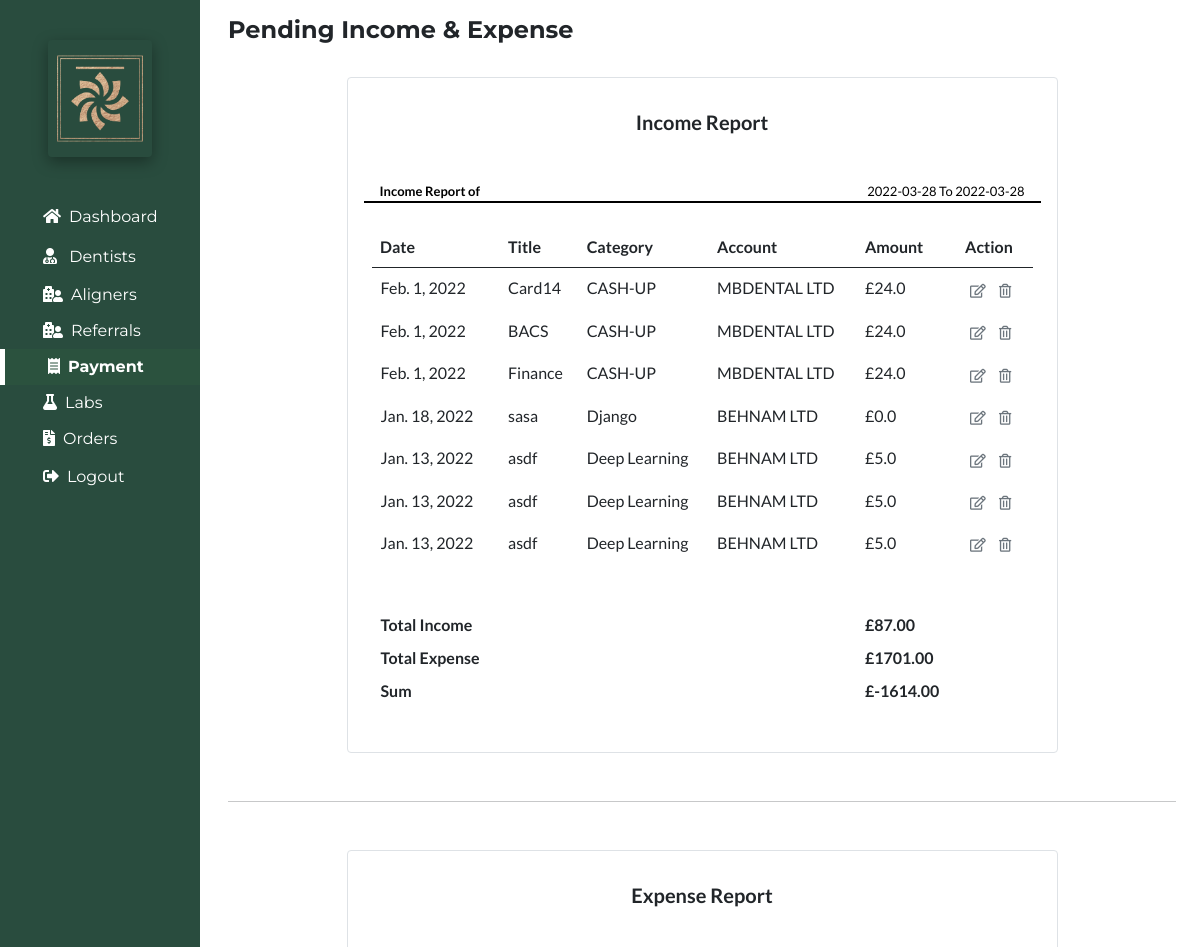
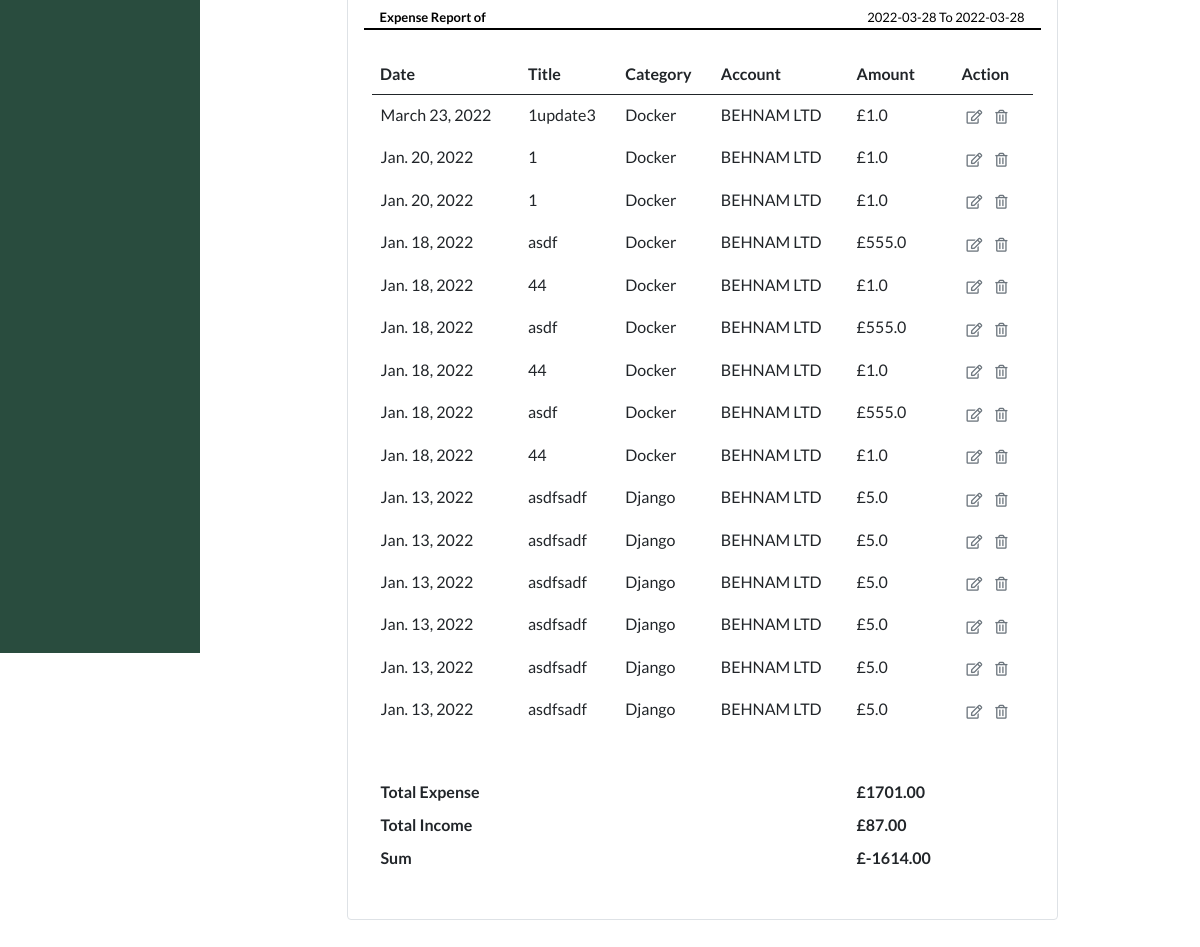
The page /incomeandexpensereport (signed in) on the database its author committed (2 pictures, top to bottom).
### portfolioApp/models.py (models this page shows, shortened)
class Income(models.Model):
    Date=models.DateField()
    Title=models.CharField(max_length=50)
    Category=models.CharField(max_length=50)
    Account=models.CharField(max_length=50)
    Amount=models.FloatField()
    Status=models.CharField(max_length=20,null=True)
    Note=models.TextField()
    Repeat=models.CharField(max_length=20,null=True)
    RepeatStatus=models.CharField(max_length=20,null=True,default="On")

class Expense(models.Model):
    Date=models.DateField()
    Title=models.CharField(max_length=50)
    Category=models.CharField(max_length=50)
    Account=models.CharField(max_length=50)
    Amount=models.FloatField()
    Status=models.CharField(max_length=20,null=True)
    Note=models.TextField()
    Repeat=models.CharField(max_length=20,null=True)

### portfolioApp/views.py (the view)
# urls.py: path('incomeandexpensereport', views.incomeandexpensereport, name='incomeandexpensereport'),
@login_required(login_url='login')
def incomeandexpensereport(request):
    date=datetime.now().strftime("%Y-%m-%d")
    StartDate=date
    EndDate=date
    incomereport=Income.objects.filter(Status="Pending").order_by('-Date')
    incometotal= Income.objects.filter(Status="Pending").aggregate(Sum('Amount')).get('Amount__sum') or 0
    expensereport=Expense.objects.filter(Status="Pending").order_by('-Date')
    expensetotal= Expense.objects.filter(Status="Pending").aggregate(Sum('Amount')).get('Amount__sum') or 0
    total=incometotal-expensetotal
    context={
        'payment':'active',
        'incomereport':incomereport,
        'expensereport':expensereport,
        'date':date,
        'incometotal':incometotal,
        'expensetotal':expensetotal,
        'total':total,
        'StartDate':StartDate,
        'EndDate':EndDate,
    }
    return render(request,'incomeandexpensereport.html',context)

### portfolioApp/templates/incomeandexpensereport.html (shortened to what this page needs)
{% extends 'base.html' %}
{% load static %}
{% block body %}
<section class="px-4">
<h4 class="py-3"><b>Pending Income & Expense</b></h4>
<div class="pb-5">
<div class="report col-sm-9 my-3 table-responsive border rounded p-3"style="margin:auto;font-size:16px;"id="printableArea1">
<div class="title text-center my-3">
<h6><b>Income Report</b></h6>
</div>
<div class="date d-flex justify-content-between mx-3 mt-5">
<span><b style="font-size:13px;color:black;">Income Report of</b></span>
<span style="font-size:13px;color:black;">{{StartDate}} To {{EndDate}}</span>
</div>
<div class="line"style="border:1px solid black;"></div>
<div class="mx-2 my-4">
<table class="table" style="">
<thead class=" text-dark">
<tr>
<th scope="col">Date</th>
<th scope="col">Title</th>
<th scope="col">Category</th>
<th scope="col">Account</th>
<th scope="col">Amount</th>
<th scope="col">Action</th>
</tr>
</thead>
<tbody>
{% for incomereport in incomereport %}
<tr style="border:1px solid white;">
<td>{{incomereport.Date}}</td>
<td>{{incomereport.Title}}</td>
<td>{{incomereport.Category}}</td>
<td>{{incomereport.Account}}</td>
<td>£{{incomereport.Amount}}</td>
<td>
<a href="/editincome/{{incomereport.id}}" class="btn btn-sm text-secondary mx-1 p-0"style="background:none"><i class="far fa-edit"></i></a>
<a href="/deleteincome/{{incomereport.id}}" class="btn btn-sm text-secondary mx-1 p-0"style="background:none"><i class="far fa-trash-alt"></i></a>
</td>
</tr>
{% endfor %}
<tr class="text-dark"style="border:1px solid white;">
<td class="pt-5"><b>Total Income</b></td>
<td class="pt-5"></td>
<td class="pt-5"></td>
<td class="pt-5"></td>
<td class="pt-5"><b>£{{incometotal|floatformat:2}}</b></td>
</tr>
<tr class="text-dark"style="border:1px solid white;">
<td class="pt-0"><b>Total Expense</b></td>
<td class="pt-0"></td>
<td class="pt-0"></td>
<td class="pt-0"></td>
<td class="pt-0"><b>£{{expensetotal|floatformat:2}}</b></td>
</tr>
<tr class="text-dark"style="border:1px solid white;">
<td class="pt-0"><b>Sum</b></td>
<td class="pt-0"></td>
<td class="pt-0"></td>
<td class="pt-0"></td>
<td class="pt-0"><b>£{{total|floatformat:2}}</b></td>
</tr>
</tbody>
</table>
</div>
</div>
<hr class="my-5">
<div class="report col-sm-9 my-3 table-responsive border rounded p-3"style="margin:auto;font-size:16px;"id="printableArea2">
<div class="title text-center my-3">
<h6><b>Expense Report</b></h6>
</div>
<div class="date d-flex justify-content-between mx-3 mt-5">
<span><b style="font-size:13px;color:black;">Expense Report of</b></span>
<span style="font-size:13px;color:black;">{{StartDate}} To {{EndDate}}</span>
</div>
<div class="line"style="border:1px solid black;"></div>
<div class="mx-2 my-4">
<table class="table" style="">
<thead class=" text-dark">
<tr>
<th scope="col">Date</th>
<th scope="col">Title</th>
<th scope="col">Category</th>
<th scope="col">Account</th>
<th scope="col">Amount</th>
<th scope="col">Action</th>
</tr>
</thead>
<tbody>
{% for expensereport in expensereport %}
<tr style="border:1px solid white;">
<td>{{expensereport.Date}}</td>
<td>{{expensereport.Title}}</td>
<td>{{expensereport.Category}}</td>
<td>{{expensereport.Account}}</td>
<td>£{{expensereport.Amount}}</td>
<td>
<a href="/editexpense/{{expensereport.id}}" class="btn btn-sm text-secondary mx-1 p-0"style="background:none"><i class="far fa-edit"></i></a>
<a href="/deleteexpense/{{expensereport.id}}" class="btn btn-sm text-secondary mx-1 p-0"style="background:none"><i class="far fa-trash-alt"></i></a>
</td>
</tr>
{% endfor %}
<tr class="text-dark"style="border:1px solid white;">
<td class="pt-5"><b>Total Expense</b></td>
<td class="pt-5"></td>
<td class="pt-5"></td>
<td class="pt-5"></td>
<td class="pt-5"><b>£{{expensetotal|floatformat:2}}</b></td>
</tr>
<tr class="text-dark"style="border:1px solid white;">
<td class="pt-0"><b>Total Income</b></td>
<td class="pt-0"></td>
<td class="pt-0"></td>
<td class="pt-0"></td>
<td class="pt-0"><b>£{{incometotal|floatformat:2}}</b></td>
</tr>
<tr class="text-dark"style="border:1px solid white;">
<td class="pt-0"><b>Sum</b></td>
<td class="pt-0"></td>
<td class="pt-0"></td>
<td class="pt-0"></td>
<td class="pt-0"><b>£{{total|floatformat:2}}</b></td>
</tr>
</tbody>
</table>
</div>
</div>
</div>
</section>
{% endblock body %}

### portfolioApp/templates/base.html (style rules this page uses)
body { margin:0px; padding:0px; font-family: 'Lato', sans-serif; overflow-x: hidden; background:white; }
span,p { font-size:11px; color:black; }
h4 { font-family: 'Montserrat', sans-serif; }
::placeholder { color:#797979 !important; }
.btn { border-radius:5px; padding:5px 10px 5px 10px; background:#1B3229; }

### portfolioApp/templates/sidebar.html (style rules this page uses)
body { margin:0px; padding:0px; font-family: 'Lato', sans-serif; overflow-x: hidden; background:white; }
span { font-size:11px; color:black; }
h4 { font-family: 'Montserrat', sans-serif; font-size:24px; }
h6 { font-size:20px; }
::placeholder { color:#797979 !important; }
.btn { border-radius:5px; padding:5px 10px 5px 10px; background:#1B3229; }

### rows shown on the page
Income: Date "Feb. 1, 2022", Title "Card14", Category "CASH-UP", Account "MBDENTAL LTD", Amount "24.0"
Income: Date "Feb. 1, 2022", Title "BACS", Category "CASH-UP", Account "MBDENTAL LTD", Amount "24.0"
Income: Date "Feb. 1, 2022", Title "Finance", Category "CASH-UP", Account "MBDENTAL LTD", Amount "24.0"
Income: Date "Jan. 18, 2022", Title "sasa", Category "Django", Account "BEHNAM LTD", Amount "0.0"
Income: Date "Jan. 13, 2022", Title "asdf", Category "Deep Learning", Account "BEHNAM LTD", Amount "5.0"
Income: Date "Jan. 13, 2022", Title "asdf", Category "Deep Learning", Account "BEHNAM LTD", Amount "5.0"
Income: Date "Jan. 13, 2022", Title "asdf", Category "Deep Learning", Account "BEHNAM LTD", Amount "5.0"
Expense: Date "March 23, 2022", Title "1update3", Category "Docker", Account "BEHNAM LTD", Amount "1.0"
Expense: Date "Jan. 20, 2022", Title "1", Category "Docker", Account "BEHNAM LTD", Amount "1.0"
Expense: Date "Jan. 20, 2022", Title "1", Category "Docker", Account "BEHNAM LTD", Amount "1.0"
Expense: Date "Jan. 18, 2022", Title "asdf", Category "Docker", Account "BEHNAM LTD", Amount "555.0"
Expense: Date "Jan. 18, 2022", Title "44", Category "Docker", Account "BEHNAM LTD", Amount "1.0"
Expense: Date "Jan. 18, 2022", Title "asdf", Category "Docker", Account "BEHNAM LTD", Amount "555.0"
Expense: Date "Jan. 18, 2022", Title "44", Category "Docker", Account "BEHNAM LTD", Amount "1.0"
Expense: Date "Jan. 18, 2022", Title "asdf", Category "Docker", Account "BEHNAM LTD", Amount "555.0"
Expense: Date "Jan. 18, 2022", Title "44", Category "Docker", Account "BEHNAM LTD", Amount "1.0"
Expense: Date "Jan. 13, 2022", Title "asdfsadf", Category "Django", Account "BEHNAM LTD", Amount "5.0"
Expense: Date "Jan. 13, 2022", Title "asdfsadf", Category "Django", Account "BEHNAM LTD", Amount "5.0"
Expense: Date "Jan. 13, 2022", Title "asdfsadf", Category "Django", Account "BEHNAM LTD", Amount "5.0"
Expense: Date "Jan. 13, 2022", Title "asdfsadf", Category "Django", Account "BEHNAM LTD", Amount "5.0"
Expense: Date "Jan. 13, 2022", Title "asdfsadf", Category "Django", Account "BEHNAM LTD", Amount "5.0"
Expense: Date "Jan. 13, 2022", Title "asdfsadf", Category "Django", Account "BEHNAM LTD", Amount "5.0"

### other values the page prints
{{ incometotal|floatformat:2 }} "87.00"
{{ expensetotal|floatformat:2 }} "1701.00"
{{ total|floatformat:2 }} "-1614.00"
